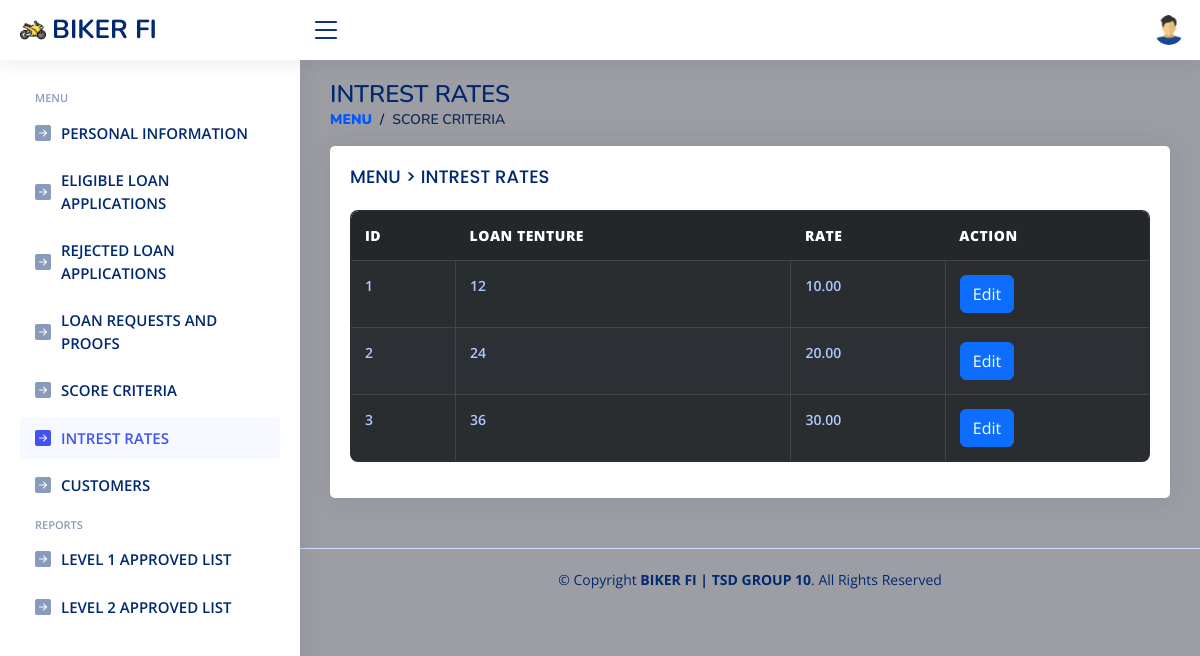
The app's page /super_interest.php (signed in) with its own data.
### tables this page shows
CREATE TABLE `loan_interest_rates` (
  `id` int(11) NOT NULL,
  `loan_tenure` int(11) DEFAULT NULL,
  `interest_rate` decimal(5,2) DEFAULT NULL
);

### super_interest.php (the view, shortened to what this page needs)
<?php
include("connection.php");
$id = $_SESSION['id'];
$query = "SELECT full_name, email, nic, phone_number, image FROM users WHERE id = ?";
$stmt = mysqli_prepare($conn, $query);
mysqli_stmt_bind_param($stmt, 'i', $id);
mysqli_stmt_execute($stmt);
$result = mysqli_stmt_get_result($stmt);
if ($row = mysqli_fetch_assoc($result)) {
	$profile_image = $row['image'] ?: "assets/img/user.webp";
} else {
	header("location:logout.php");
	exit();
}
?>
<!DOCTYPE html>
<html lang="en">
<head>
	<link href="assets/vendor/bootstrap/css/bootstrap.min.css" rel="stylesheet">
	<link href="assets/vendor/bootstrap-icons/bootstrap-icons.css" rel="stylesheet">
	<link href="assets/vendor/boxicons/css/boxicons.min.css" rel="stylesheet">
	<link href="assets/vendor/quill/quill.snow.css" rel="stylesheet">
	<link href="assets/vendor/quill/quill.bubble.css" rel="stylesheet">
	<link href="assets/vendor/remixicon/remixicon.css" rel="stylesheet">
	<link href="assets/vendor/simple-datatables/style.css" rel="stylesheet">
	<link href="assets/css/style.css" rel="stylesheet">
</head>
<body>
	<header id="header" class="header fixed-top d-flex align-items-center">
		<div class="d-flex align-items-center justify-content-between">
			<a href="" class="logo d-flex align-items-center">
				<img src="assets/img/logo2.png" alt="">
				<span class="d-none d-lg-block">BIKER FI</span>
			</a>
			<i class="bi bi-list toggle-sidebar-btn"></i>
		</div>
		<nav class="header-nav ms-auto">
			<ul class="d-flex align-items-center">
				<li class="nav-item dropdown pe-3">
					<a class="nav-link nav-profile d-flex align-items-center pe-0" href="#" data-bs-toggle="dropdown">
						<img src="<?= $profile_image ?>" alt="Profile" class="rounded-circle" width="30" height="30">
					</a>
				</li>
			</ul>
		</nav>
	</header>
	<aside id="sidebar" class="sidebar">
		<ul class="sidebar-nav" id="sidebar-nav">
			<li class="nav-heading">MENU</li>
			<li class="nav-item"><a class="nav-link collapsed" href="super_admin_dashboard.php">
					<i class="bi bi-arrow-right-square-fill"></i>
					<span>PERSONAL INFORMATION</span></a>
			</li>
			<li class="nav-item"><a class="nav-link collapsed" href="super_eligibleloans.php">
					<i class="bi bi-arrow-right-square-fill"></i>
					<span>ELIGIBLE LOAN APPLICATIONS</span></a>
			</li>
			<li class="nav-item"><a class="nav-link collapsed" href="super_rejectedloans.php">
					<i class="bi bi-arrow-right-square-fill"></i>
					<span>REJECTED LOAN APPLICATIONS</span></a>
			</li>
			<li class="nav-item"><a class="nav-link collapsed" href="super_applications.php">
					<i class="bi bi-arrow-right-square-fill"></i>
					<span>LOAN REQUESTS AND PROOFS</span></a>
			</li>
			<li class="nav-item"><a class="nav-link collapsed" href="super_score_criteria.php">
					<i class="bi bi-arrow-right-square-fill"></i>
					<span>SCORE CRITERIA</span></a>
			</li>
			<li class="nav-item"><a class="nav-link  " href="super_interest.php">
					<i class="bi bi-arrow-right-square-fill"></i>
					<span>INTREST RATES</span></a>
			</li>
			<li class="nav-item"><a class="nav-link collapsed" href="super_customers.php">
					<i class="bi bi-arrow-right-square-fill"></i>
					<span>CUSTOMERS</span></a>
			</li>
		</ul>
		<ul class="sidebar-nav" id="sidebar-nav">
			<li class="nav-heading">REPORTS</li>
			<li class="nav-item"><a class="nav-link collapsed" href="super_report1.php">
					<i class="bi bi-arrow-right-square-fill"></i>
					<span>LEVEL 1 APPROVED LIST </span></a>
			</li>
			<li class="nav-item"><a class="nav-link collapsed" href="super_report2.php">
					<i class="bi bi-arrow-right-square-fill"></i>
					<span>LEVEL 2 APPROVED LIST </span></a>
			</li>
		</ul>
	</aside>
	<main id="main" class="main">
		<div class="pagetitle">
			<h1>INTREST RATES</h1>
			<nav>
				<ol class="breadcrumb">
					<li class="breadcrumb-item"><a href="index.html">MENU</a></li>
					<li class="breadcrumb-item active">SCORE CRITERIA</li>
				</ol>
			</nav>
		</div>
		<section class="section dashboard">
			<div class="row">
				<div class="col-lg-12">
					<div class="row">
						<div class="col-12">
							<div class="card recent-sales overflow-auto">
								<div class="card-body">
									<h5 class="card-title">MENU > INTREST RATES</h5>
									<table class="table table-bordered custom-gray-table table-striped datatable" id="creditScoreTable">
										<thead>
											<tr>
												<th>ID</th>
												<th>Loan Tenture</th>
												<th>Rate</th>
												<th>Action</th>
											</tr>
										</thead>
										<tbody>
											<?php
											$sql = "SELECT id, loan_tenure, interest_rate FROM loan_interest_rates";
											$result = mysqli_query($conn, $sql);
											while ($row = mysqli_fetch_assoc($result)) {
												echo "<tr>";
												echo "<td>{$row['id']}</td>";
												echo "<td>{$row['loan_tenure']}</td>";
												echo "<td>{$row['interest_rate']}</td>";
												echo "<td><button class='btn btn-primary btn-edit' data-id='{$row['id']}' data-tenture='{$row['loan_tenure']}' data-rate='{$row['interest_rate']}' data-bs-toggle='modal' data-bs-target='#editModal'>Edit</button></td>";
												echo "</tr>";
											}
											?>
										</tbody>
									</table>
								</div>
							</div>
						</div>
					</div>
				</div>
			</div>
		</section>
	</main>
	<footer id="footer" class="footer">
		<div class="copyright">
			&copy; Copyright <strong><span>BIKER FI | TSD GROUP 10</span></strong>. All Rights Reserved
		</div>
	</footer>
</body>
</html>

### assets/css/style.css (style rules this page uses)
:root { scroll-behavior: smooth; }
.custom-gray-table { background-color: #2c2f33; color: #f1f1f1 !important; border: 1px solid #444 !important; border-radius: 8px; overflow: hidden; width: 100%; table-layout: auto; font-weight: 600; }
.custom-gray-table th { background-color: #23272a !important; color: #ffffff !important; font-weight: 800 !important; text-transform: uppercase; letter-spacing: 0.5px; padding: 14px; }
.custom-gray-table td { background-color: #2c2f33 ; color: #b1c8ff !important; font-weight: 600 !important; padding: 14px; border-bottom: 1px solid #444 !important; text-align: left; }
.custom-gray-table tbody tr:nth-child(odd) { background-color: #3a3d41 !important; }
.custom-gray-table tbody tr:nth-child(even) { background-color: #2c2f33 !important; }
.custom-gray-table thead th:first-child { border-top-left-radius: 8px; }
.custom-gray-table thead th:last-child { border-top-right-radius: 8px; }
body { font-family: "Open Sans", sans-serif; background: #9d9ea3; color: #444444; }
a { color: #4154f1; text-decoration: none; }
h1, h2, h3, h4, h5, h6 { font-family: "Nunito", sans-serif; }
#main { margin-top: 60px; padding: 20px 30px; transition: all 0.3s; }
.pagetitle { margin-bottom: 10px; }
.pagetitle h1 { font-size: 24px; margin-bottom: 0; font-weight: 600; color: #012970; }
.card { margin-bottom: 30px; border: none; border-radius: 5px; box-shadow: 0px 0 30px rgba(1, 41, 112, 0.1); }
.card-title { padding: 20px 0 15px 0; font-size: 18px; font-weight: 500; color: #012970; font-family: "Poppins", sans-serif; }
.card-body { padding: 0 20px 20px 20px; }
.breadcrumb { font-size: 14px; font-family: "Nunito", sans-serif; color: #899bbd; font-weight: 600; }
.breadcrumb a { color: #0059ff; transition: 0.3s; font-weight: 900; }
.breadcrumb .breadcrumb-item::before { color: #001743; }
.breadcrumb .active { color: #142c58; font-weight: 600; }
.logo { line-height: 1; }
@media (min-width: 1200px) { .logo { width: 280px; } }
.logo img { max-height: 26px; margin-right: 6px; }
.logo span { font-size: 26px; font-weight: 700; color: #012970; font-family: "Nunito", sans-serif; }
.header { transition: all 0.5s; z-index: 997; height: 60px; box-shadow: 0px 2px 20px rgba(1, 41, 112, 0.1); background-color: #fff; padding-left: 20px; }
.header .toggle-sidebar-btn { font-size: 32px; padding-left: 10px; cursor: pointer; color: #012970; }
.header-nav ul { list-style: none; }
.header-nav>ul { margin: 0; padding: 0; }
.header-nav .nav-profile { color: #012970; }
.header-nav .nav-profile img { max-height: 36px; }
.sidebar { position: fixed; top: 60px; left: 0; bottom: 0; width: 300px; z-index: 996; transition: all 0.3s; padding: 20px; overflow-y: auto; scrollbar-width: thin; scrollbar-color: #aab7cf transparent; box-shadow: 0px 0px 20px rgba(1, 41, 112, 0.1); background-color: #fff; }
@media (min-width: 1200px) { #main, #footer { margin-left: 300px; } }
.sidebar-nav { padding: 0; margin: 0; list-style: none; }
.sidebar-nav li { padding: 0; margin: 0; list-style: none; }
.sidebar-nav .nav-item { margin-bottom: 5px; }
.sidebar-nav .nav-heading { font-size: 11px; text-transform: uppercase; color: #899bbd; font-weight: 600; margin: 10px 0 5px 15px; }
.sidebar-nav .nav-link { display: flex; align-items: center; font-size: 15px; font-weight: 600; color: #4154f1; transition: 0.3; background: #f6f9ff; padding: 10px 15px; border-radius: 4px; }
.sidebar-nav .nav-link i { font-size: 16px; margin-right: 10px; color: #4154f1; }
.sidebar-nav .nav-link.collapsed { color: #012970; background: #fff; }
.sidebar-nav .nav-link.collapsed i { color: #899bbd; }
.dashboard .recent-sales { font-size: 14px; }
.dashboard .recent-sales .table thead { background: #f6f6fe; }
.dashboard .recent-sales .table thead th { border: 0; }
.footer { padding: 20px 0; font-size: 14px; transition: all 0.3s; border-top: 1px solid #cddfff; }
.footer .copyright { text-align: center; color: #012970; }

### records on screen
loan_interest_rates: id "1", loan_tenure "12", interest_rate "10.00"
loan_interest_rates: id "2", loan_tenure "24", interest_rate "20.00"
loan_interest_rates: id "3", loan_tenure "36", interest_rate "30.00"
